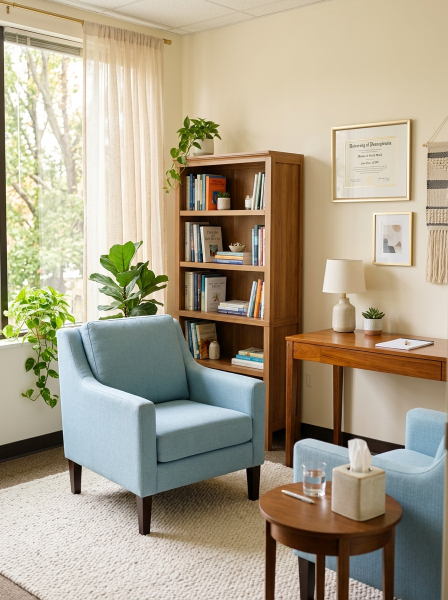
#> input picture 06-imagens/quem-somos.jpg, 896 x 1200 px (shown at 1/2 size)
$ python process_images.py
#> lines starting #> are read from the running program, lines starting #| are printed output that depends on the picture
import os
from PIL import Image, ImageOps

source_dir = '06-imagens'
dest_dir = 'build/assets/img'

mappings = [
    # (Source filename, Destination filename, Max Width, Max Height, Crop)
    ('quem-somos.jpg', 'hero.webp', 900, 1200, True),
    ('WhatsApp Image 2026-09-11 at 14.35.47.jpeg', 'valeria-godoy.webp', 900, 1200, True),
    ('WhatsApp Image 2026-09-11 at 14.50.26.jpeg', 'valeria-godoy-small.webp', 400, 400, True),
    ('ansiedade.jpg', 'blog-1.webp', 1200, 800, True),
    ('homem na cortina.jpg', 'blog-2.webp', 1200, 800, True),
    ('logo valeria.jpeg', 'logo-valeria.webp', 1600, 1093, False), # Keeping it as logo
    ('logo valeria.jpeg', 'favicon.png', 512, 512, True) # Also making a favicon from it
]

for src_name, dest_name, w, h, crop in mappings:
    src_path = os.path.join(source_dir, src_name)
    dest_path = os.path.join(dest_dir, dest_name)

    if not os.path.exists(src_path):
        print(f"Skipping {src_name}, not found.")
        continue

    try:
        with Image.open(src_path) as img:
            # Convert to RGB if necessary
#> img is the input picture: PIL image 896x1200 RGB; mean R, G, B 170.7, 160.5, 138.7
            if img.mode != 'RGB':
                img = img.convert('RGB')

            # Resize
            if crop:
                img = ImageOps.fit(img, (w, h), Image.Resampling.LANCZOS)
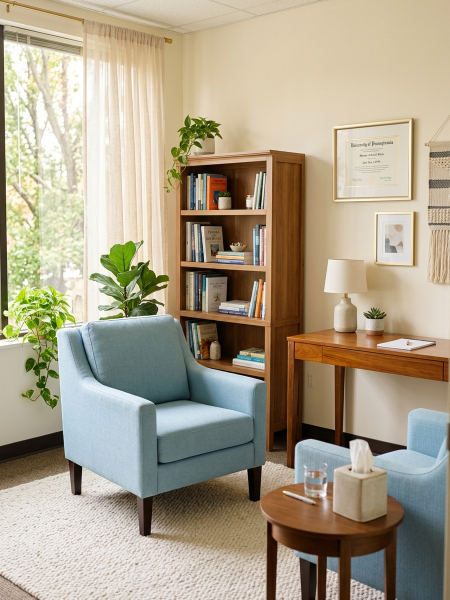
#> img: PIL image 900x1200 RGB (shown at 1/2 size); mean R, G, B 170.6, 160.5, 138.6
            else:
                img.thumbnail((w, h), Image.Resampling.LANCZOS)

            # Save
            if dest_name.endswith('.webp'):
                img.save(dest_path, 'WEBP', quality=85)
            elif dest_name.endswith('.png'):
                img.save(dest_path, 'PNG')
            else:
                img.save(dest_path, 'JPEG', quality=85)

            print(f"Processed {src_name} -> {dest_name}")
    except Exception as e:
        print(f"Error processing {src_name}: {e}")
